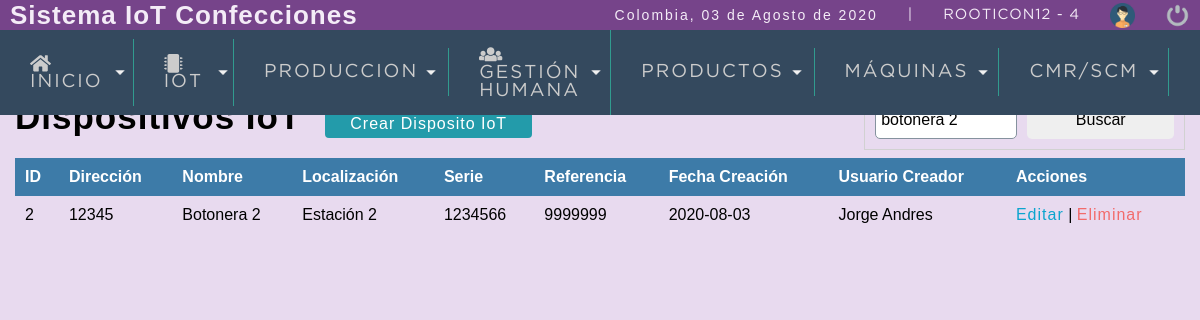
/sistema/buscar_dispositivoIoT.php?busqueda=Botonera 2 (signed in), run on the app's committed database.
### tables this page shows
CREATE TABLE `moduloiot` (
  `idmoduloIoT` int(11) NOT NULL,
  `direccion` varchar(10) NOT NULL,
  `nombre` varchar(25) NOT NULL,
  `localizacion` varchar(50) NOT NULL,
  `serie` varchar(10) NOT NULL,
  `idtipomoduloiot` int(11) NOT NULL,
  `status` int(11) NOT NULL DEFAULT 1,
  `created_at` datetime DEFAULT current_timestamp(),
  `updated_at` datetime DEFAULT NULL,
  `deleted_at` datetime DEFAULT NULL,
  `usuario_id` int(11) NOT NULL
);

CREATE TABLE `tiposmodulosiot` (
  `idtipomoduloiot` int(11) NOT NULL,
  `tipomoduloIoT` varchar(20) NOT NULL,
  `descripcion` varchar(200) NOT NULL,
  `referencia` varchar(20) NOT NULL,
  `status` int(11) NOT NULL DEFAULT 1,
  `created_at` datetime DEFAULT current_timestamp(),
  `updated_at` datetime DEFAULT NULL,
  `deleted_at` datetime DEFAULT NULL
);

CREATE TABLE `usuario` (
  `idusuario` int(11) NOT NULL,
  `nombre` varchar(50) DEFAULT NULL,
  `correo` varchar(100) DEFAULT NULL,
  `usuario` varchar(15) DEFAULT NULL,
  `clave` varchar(100) DEFAULT NULL,
  `rol` int(11) DEFAULT NULL,
  `status` int(11) NOT NULL DEFAULT 1,
  `created_at` datetime DEFAULT current_timestamp(),
  `updated_at` datetime DEFAULT NULL,
  `deleted_at` datetime DEFAULT NULL
);

### sistema/calculonumpaginas.php (called while the page is built, shortened)
<?php
	$por_pagina=10;
	if(empty($_REQUEST['pagina'])){
		$pagina=1;
	}else{
		$pagina=$_REQUEST['pagina'];
	}
	$desde=($pagina-1)*$por_pagina;
?>

### sistema/buscar_dispositivoIoT.php (the view, shortened to what this page needs)
<?php
	include "includes/scripts.php";
	$busqueda=strtolower($_REQUEST['busqueda']);
?>
<!DOCTYPE html>
<html lang="en">
<head>
</head>
<body>
	<?php  include "includes/header.php"; ?>
	<section id="container">
		<h1>Dispositivos IoT</h1>
		<a href="registro_dispositivoIoT.php" class="btn_new">Crear Disposito IoT</a>
		<form action="buscar_dispositivoIoT.php" method="get" class="form_search">
			<input type="text" name="busqueda" id="busqueda" value="<?php echo $busqueda; ?>">
			<input type="submit" value="Buscar" class="btn_search">
		</form>
		<table>
			<tr>
				<th>ID</th>
				<th>Dirección</th>
				<th>Nombre</th>
				<th>Localización</th>
				<th>Serie</th>
				<th>Referencia</th>
				<th>Fecha Creación</th>
				<th>Usuario Creador </th>
				<th>Acciones</th>
			</tr>
			<?php
				include "../conexion.php";
				include "calculonumpaginas.php";
				$query = mysqli_query($conexion,"
					SELECT u.idmoduloIoT, u.direccion, u.nombre AS 'nombremoduloiot', u.localizacion, u.serie, r.referencia, u.created_at, m.nombre AS 'nombreusuariocreador'
					FROM moduloiot u
					INNER JOIN tiposmodulosiot r ON u.idtipomoduloiot=r.idtipomoduloiot
					INNER JOIN usuario m ON u.usuario_id = m.idusuario
					WHERE (m.nombre LIKE '%$busqueda%' OR u.nombre LIKE '%$busqueda%' OR u.localizacion LIKE '%$busqueda%' OR u.direccion LIKE '%$busqueda%' OR u.serie LIKE '%$busqueda%' OR r.referencia LIKE '%$busqueda%') AND u.status=1 ORDER BY u.idmoduloIoT ASC LIMIT $desde,$por_pagina");
				$result = mysqli_num_rows($query);
				if($result>0){
					while ($data=mysqli_fetch_array($query)) {
						$formato='Y-m-d H:i:s';
						$fecha= DateTime::createFromFormat($formato,$data['created_at']);
						?>
							<tr>
								<td><?php echo $data['idmoduloIoT']; ?></td>
								<td><?php echo $data['direccion']; ?></td>
								<td><?php echo $data['nombremoduloiot']; ?></td>
								<td><?php echo $data['localizacion']; ?></td>
								<td><?php echo $data['serie']; ?></td>
								<td><?php echo $data['referencia']; ?></td>
								<td><?php echo $fecha->format('Y-m-d'); ?></td>
								<td><?php echo $data['nombreusuariocreador']; ?></td>
								<td>
									<a class="link_edit" href="editar_dispositivoIoT.php?id=<?php echo $data['idmoduloIoT']; ?>">Editar</a>
									|
									<a class="link_delete" href="eliminar_confirmar_dispositivoIoT.php?id=<?php echo $data['idmoduloIoT']; ?>">Eliminar</a>
								</td>
							</tr>
						<?php
					}
				}
			?>
		</table>
	</section>
</body>
</html>

### sistema/css/style1.css (style rules this page uses)
* { margin: 0; padding: 0; box-sizing: border-box; }
body { background: #E8DAEF; }
h1, h2, h3, h4, h5, h6 { font-family: 'arial'; font-weight: bold; letter-spacing: 1px; }
h1 { font-size: 26px; }
a { text-decoration: none; font-family: arial; letter-spacing: 1px; }
#container { padding: 90px 15px 15px; }
form { background: #FFA; margin: auto; padding: 20px 50px; border: 1px solid #d1d1d1; }
input,select { display: block; width: 100%; font-size: 12pt; padding: 5px; border: 1px solid #85929e; border-radius: 5px; }
#container h1 { font-size: 35px; display: inline-block; }
.btn_new { display: inline-block; background: #239baa; color: #FFF; padding: 5px 25px; border-radius: 4px; margin: 20px; }
table { border-collapse: collapse; font-size: 12pt; font-family: 'arial'; width: 100%; }
table th { text-align: left; padding: 10px; background: #3d7ba8; color: #FFF; }
table tr:nth-child(odd) { background: #FFF; }
table td { padding: 10px; }
.link_edit { color: #0ca4ce; }
.link_delete { color: #f26b6b; }
.form_search { display:-webkit-flex; display: -moz-flex; display: -ms-flex; display: -o-flex; display: flex; float: right; background: initial; padding: 10px; border-radius: 10px<, }
.form_search .btn_search { background: #1faac8 color: #FFF; padding: 10px; border: 0; cursor: pointer; margin-left: 10px; display: -webkit-flex; display: -moz-flex; display: -ms-flex; display: -o-flex; display: flex; border-radius: 5px; }

### data on the page
moduloiot: idmoduloIoT "2", direccion "12345", nombre "Botonera 2", localizacion "Estación 2", serie "1234566", idtipomoduloiot.referencia "9999999", created_at "2020-08-03", usuario.nombre "Jorge Andres"

### other printed values
fechaC() "03 de Agosto de 2020"
$_SESSION['user'] "ROOTICON12"
$_SESSION['rol'] "4"
